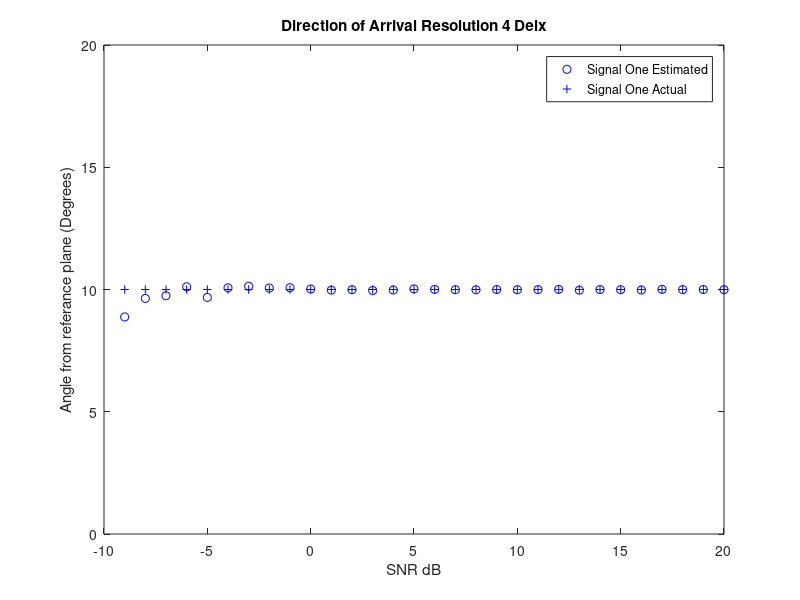
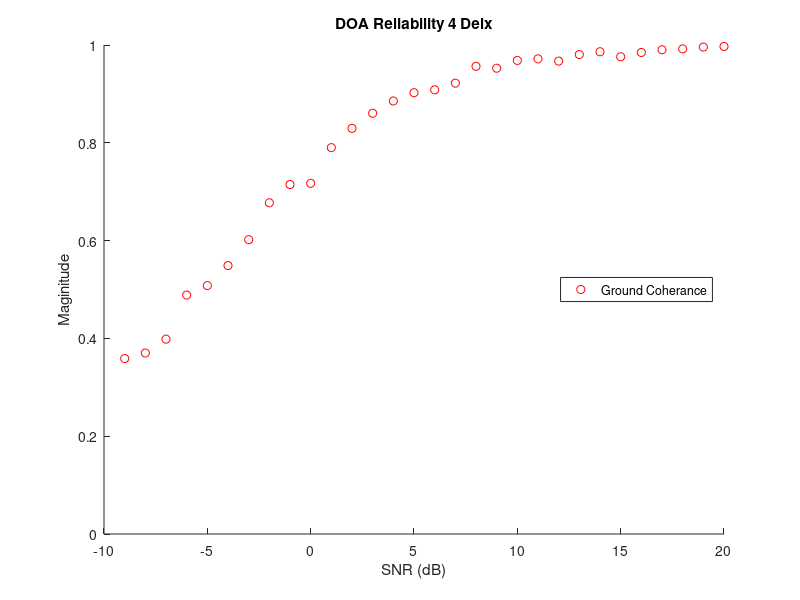

The MATLAB script that drew these images, in order:
%% Espirit_baseline
clear;clc;
%% Initializations
signal_one = 1;
% signal_two = 1;

signal_one_angle = 10*pi/180; 
% signal_two_angle = 2*pi/180; 

delx = 0.5; % Delta x of baseline
baseline = 4*delx; %Physical baseline of two sample arrays

signal_one_phase = sin(signal_one_angle)*2*pi*baseline; %Used in the sorting routine
% signal_two_phase = sin(signal_two_angle)*2*pi*baseline; %Used in the sorting routine

array_size = 6; % the amount of ground samples
samples = 100;
Averaged_Signal_samples = 20; %Averaged_Signal_samples in matrix
Averaged_samples = 30;

est_sig_one_angle = zeros(1,Averaged_samples);
est_sig_one_mag=zeros(Averaged_samples,1); 
% est_sig_two_angle = zeros(1,Noise_samples);
SNR = zeros(1,Averaged_samples);
%% Start of Algorithm
for Averaged_sample = 1:Averaged_samples;
    SNR(Averaged_sample) = Averaged_sample-10;
    Noise = (10^(-SNR(Averaged_sample)/20))/sqrt(3);
    for unusedVariable = 1:samples;
        %% Setting up Random Phi that differ across samples
        phi_one = 1i*2*pi*rand(1,Averaged_Signal_samples);
%         phi_two = 1i*2*pi*rand(1,Averaged_Signal_samples);
        pos = [1:array_size]'; %#ok<NBRAK>
        distance = 2.*pi.*pos.*delx;  % element separation of 1/2 wavelength
        
        %% Element Array size with Signal
        
        X = signal_one.*(exp(-1i*distance*sin(signal_one_angle))*exp(phi_one))... %Ground
            + Noise.*sqrt(-2.*log(1-rand(array_size,Averaged_Signal_samples))).*exp(1i*2*pi*rand(array_size,Averaged_Signal_samples));  %Noise
        %             + signal_two.*(exp(-1i*distance*sin(signal_two_angle))*exp(phi_two))...  %Vegetaion

        %% Setting up Baselines
        % Remember to change the Initial Variable delx if Baseline changes
        
                S1 = [X(1,:); X(2,:)]; S2 = [X(5,:);X(6,:)]; %Baseline = 4delx
        %         S1 = [X(2,:);X(3,:)]; S2 = [X(4,:);X(5,:)]; %Baseline = 2delx
%         S1 = [X(3,:);X(4,:)]; S2 = [X(4,:);X(5,:)]; %Baseline = delx
        %         S1 = [X(2,:);X(3,:);X(4,:)]; S2 = [X(3,:);X(4,:);X(5,:)]; %Baseline = delx
        %         S1 = [X(1,:);X(2,:);X(3,:);X(4,:)]; S2 = [X(2,:);X(3,:);X(4,:);X(5,:)]; %Baseline = delx
        
        %% Espirit Algorithm
        R1 = S1*S1'/Averaged_samples;
        R2 = S1*S2'/Averaged_samples;
        A =  pinv(R1)*R2;
        
        %% Averaging over a matix then averaging that signal in a for loop proportional to the matix rows
        % The Smaller Angle ends up haveing The largest angle Eigen Value
        
        [u,uv] = eig(A);
        
        [~,kk]=sort(abs(angle(diag(uv))-signal_one_phase),'ascend');
        est_sig_one_angle(Averaged_sample) = est_sig_one_angle(Averaged_sample)...
            + (asin(angle(uv(kk(1),kk(1)))/(2*pi*baseline)))/samples; %Estimated ground angle
    est_sig_one_mag(Averaged_sample) = est_sig_one_mag(Averaged_sample) + abs(uv(kk(1),kk(1)))/samples;     

    end
end

%% Ploting Results

figure(1);
plot(SNR,est_sig_one_angle*180/pi,'bo'); %Estimated ground angle
hold on;
plot(SNR,ones(1,Averaged_samples)*signal_one_angle*180/pi,'b+'); %actual Ground Phase
% plot(SNR,est_sig_two_angle*180/pi,'ro'); %Estimated Vegitation angle
% plot(SNR,ones(1,Noise_samples)*signal_two_angle*180/pi,'r.'); %actual Vegitation phase
title('Direction of Arrival Resolution 4 Delx');
xlabel('SNR dB');ylabel('Angle from referance plane (Degrees)');
legend('Signal One Estimated','Signal One Actual','Location','northeast')

axis([-10 20 0 20]);
hold off;

figure(2)
title('DOA Reliability 4 Delx');
xlabel('SNR (dB)');ylabel('Maginitude')
hold on;
plot(SNR,est_sig_one_mag,'ro');
legend('Ground Coherance','Location','east');
axis([-10 20 0 1]);
hold off;
